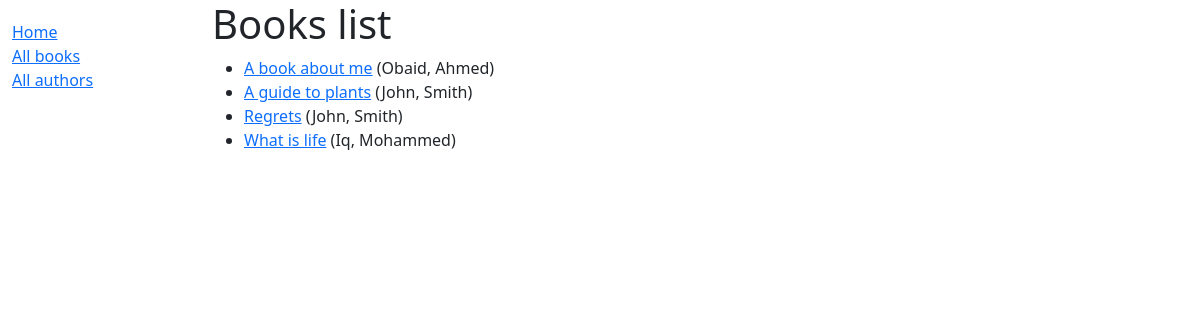
/catalog/books/, run on the app's committed database.
### catalog/models.py (models this page shows, shortened)
class Book(models.Model):
    title = models.CharField(max_length=200) # title is a field of the Book model
    author = models.ForeignKey('Author', on_delete=models.SET_NULL, null=True,) # author is a field of the Book model
    summary = models.TextField(max_length=1000, help_text="Enter a brief description of the book")
    isbn = models.CharField('ISBN', max_length=13, help_text='13 Character <a href="https://www.isbn-international.org/content/what-isbn">ISBN number</a>')
    genre = models.ManyToManyField(Genre, help_text="Select a genre for this book") #many to many relationship because a book can have many genres and a genre can have many books
    language = models.CharField(max_length=3, choices=LANGUAGES, blank=True, default='en', help_text='Book language')
    def get_absolute_url(self): #the get_absolute_url method returns the url to access a particular instance of the model
        return reverse('book-detail', args=[str(self.id)])

class Author(models.Model):
    first_name = models.CharField(max_length=100)
    last_name = models.CharField(max_length=100)
    date_of_birth = models.DateField(null=True, blank=True)
    date_of_death = models.DateField('Died', null=True, blank=True)
    class Meta:
        ordering = ["last_name"]
    def __str__(self):
        return '%s, %s' % (self.last_name, self.first_name)

### catalog/views.py (the view)
# urls.py: path('books/', views.BookListView.as_view(), name='books'), #this is the path to the books page
class BookListView(generic.ListView):
    model = Book
    context_object_name = 'book_list'  # your own name for the list as a template variable
    template_name = 'books/book_list.html'  # Specify your own template name/location
    def get_queryset(self):
        return Book.objects.all()
    def get_context_data(self, **kwargs):
        context = super(BookListView, self).get_context_data(**kwargs)
        context['some_data'] = 'This is just some data'
        return context

### catalog/templates/catalog/book_list.html
{% extends "base_generic.html" %}
{% block content %}
    <h1> Books list </h1>
    {% if book_list %}
        <ul>
            {% for book in book_list %}
                <li>
                    <a href="{{ book.get_absolute_url }}">{{ book.title }}</a> ({{ book.author }})
                </li>
            {% endfor %}
        </ul>
    {% else %}
        <p> There are no books in the library</p>
    {% endif %}
{% endblock %}

### data on the page
Book: title "A book about me", author "Obaid, Ahmed"
Book: title "A guide to plants", author "John, Smith"
Book: title "Regrets", author "John, Smith"
Book: title "What is life", author "Iq, Mohammed"
